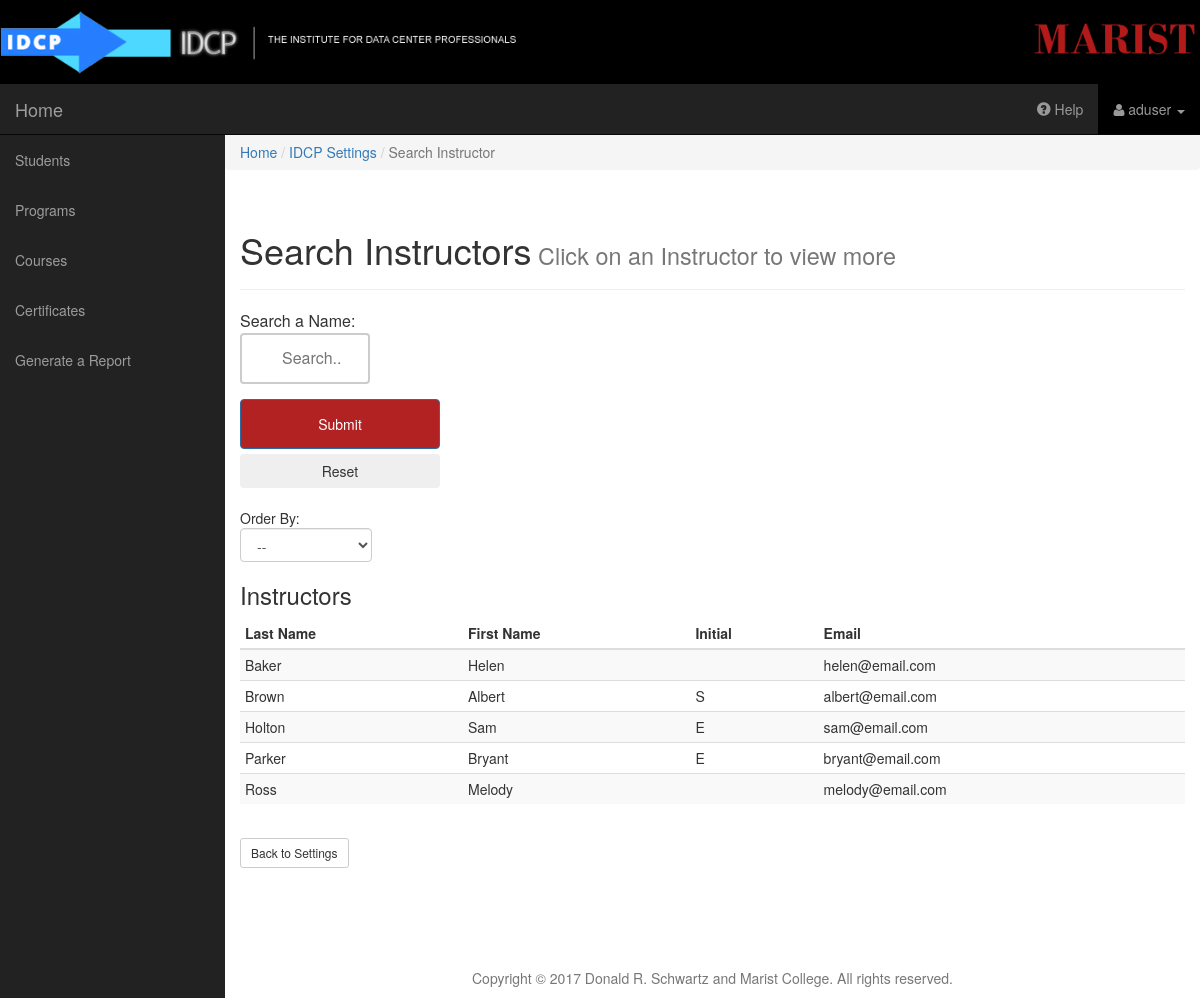
The page /instructor_search.php (signed in) on the database its author committed.
### tables this page shows
CREATE TABLE IF NOT EXISTS INSTRUCTOR(
	INS_ID INT AUTO_INCREMENT PRIMARY KEY,
	INS_LNAME VARCHAR(255) NOT NULL,
	INS_FNAME VARCHAR(255) NOT NULL,
	INS_INITIAL CHAR(1),
	INS_EMAIL VARCHAR(255)
);

### includes/instructor_helpers.php (the view, shortened to what this page needs)
<?php
function show_instructor_results($dbc, $searchString, $order){
  require( 'includes/connect_db_c9.php' ) ;
	$query = "SELECT * FROM INSTRUCTOR WHERE INS_FNAME LIKE '%$searchString%' OR INS_LNAME LIKE '%$searchString%'";
	if($order == "Last Name"){
		$query = $query . ' ORDER BY INS_LNAME ';
	}
	else if($order == "First Name"){
		$query = $query . ' ORDER BY INS_FNAME ';
	}
	else{
		$query = $query . ' ORDER BY INS_LNAME ';
	}
	$results = mysqli_query($dbc, $query);
	echo '<div class="span3" style="height: 200px !important; overflow: auto;">';
	echo '<TABLE class="table table-condensed table-striped table-hover">';
	echo '<THEAD>';
	echo '<TR>';
	echo '<TH>Last Name</TH>';
	echo '<TH>First Name</TH>';
	echo '<TH>Initial</TH>';
	echo '<TH>Email</TH>';
	echo '</TR>';
	echo '</THEAD>';
	echo '<TBODY>';
	if($results){
		while ( $row = mysqli_fetch_array( $results , MYSQLI_ASSOC ) ){
			echo "<TR class='clickable-row'>";
			echo '<TD>' . $row['INS_LNAME'] . '</TD>' ;
			echo '<TD>' . $row['INS_FNAME'] . '</TD>' ;
			echo '<TD>' . $row['INS_INITIAL'] . '</TD>' ;
			echo '<TD>' . $row['INS_EMAIL'] . '</TD>' ;
			echo '</TR>';
		}
		echo '</TBODY>';
		echo '</TABLE>';
    }
  echo '</div>';
}
?>

### css/sb-admin.css (style rules this page uses)
body { margin-top: 100px; background-color: #FFFFFF; }
@media (min-width:768px) { body { margin-top: 50px; } }

### rows shown on the page
instructor: INS_LNAME "Baker", INS_FNAME "Helen", INS_EMAIL "helen@email.com"
instructor: INS_LNAME "Brown", INS_FNAME "Albert", INS_INITIAL "S", INS_EMAIL "albert@email.com"
instructor: INS_LNAME "Holton", INS_FNAME "Sam", INS_INITIAL "E", INS_EMAIL "sam@email.com"
instructor: INS_LNAME "Parker", INS_FNAME "Bryant", INS_INITIAL "E", INS_EMAIL "bryant@email.com"
instructor: INS_LNAME "Ross", INS_FNAME "Melody", INS_EMAIL "melody@email.com"

### other values the page prints
$user_id "aduser"
